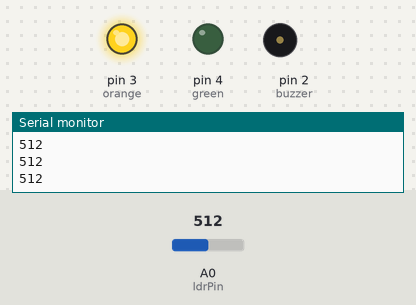
A sketch run on a simulated Arduino Uno, built with avr-gcc and run on an emulated ATmega328P. On the bench: output pins drawn as LEDs (lit = HIGH), buzzer (waves = sounding, pin HIGH), the last lines printed to the serial monitor. Inputs (shaded band) come from the test bench; at power-on: A0 (ldrPin) = 512.

Above: at 1.3 s.
1.4 s: A0 (ldrPin) set to 66
3.2 s: A0 (ldrPin) set to 56
At 4.8 s:
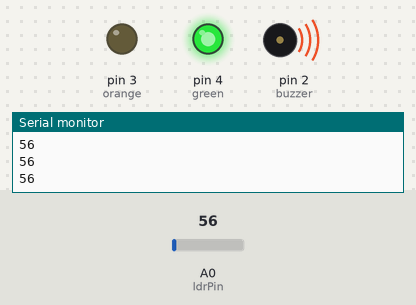
5.5 s: A0 (ldrPin) set to 122
At 6.3 s:
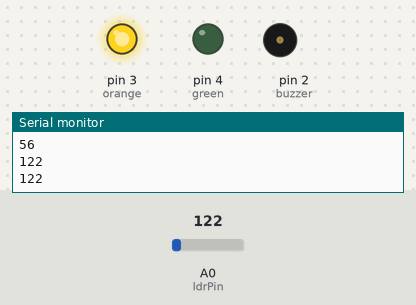
7.5 s: A0 (ldrPin) set to 50
At 9.1 s:
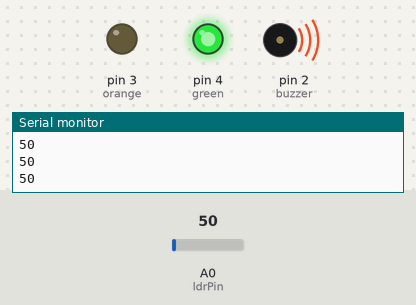
Timing chart, 0 to 10.5 s (numbered marks = the images above; inputs shaded):
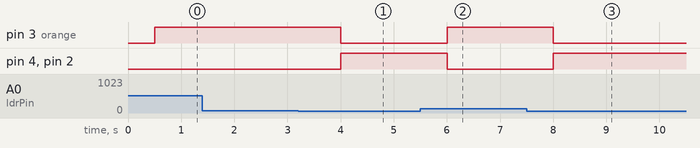

Measured:
- the behaviour switches between 60 and 59 on A0 (ldrPin) (found by bisection; images 0 and 1)
- after the input at 3.2 s, pin 3 (orange): HIGH → LOW after 0.80 s; pin 4 (green), pin 2 (buzzer): LOW → HIGH after 0.80 s
- after the input at 5.5 s, pin 3 (orange): LOW → HIGH after 0.50 s; pin 4 (green), pin 2 (buzzer): HIGH → LOW after 0.50 s
- after the input at 7.5 s, pin 3 (orange): HIGH → LOW after 0.50 s; pin 4 (green), pin 2 (buzzer): LOW → HIGH after 0.50 s

The sketch:

17.ino
```cpp
int ldrPin=A0;
int ldrread;
int dl=500;
int orange=3;
int green=4;
int buzzer=2;
void setup() {
  // put your setup code here, to run once:
Serial.begin(9600);
pinMode(ldrPin, INPUT);
pinMode(green, OUTPUT);
pinMode(orange, OUTPUT);
pinMode(buzzer, OUTPUT);
}

void loop() {
  // put your main code here, to run repeatedly:

ldrread=analogRead(ldrPin);
Serial.println(ldrread);
delay(dl);

if(ldrread>=60){
  digitalWrite(orange, HIGH);
  digitalWrite(green, LOW);
  digitalWrite(buzzer, LOW);

}

else{
  digitalWrite(green, HIGH);
    digitalWrite(orange, LOW);
     digitalWrite(buzzer, HIGH);
}

}
```
